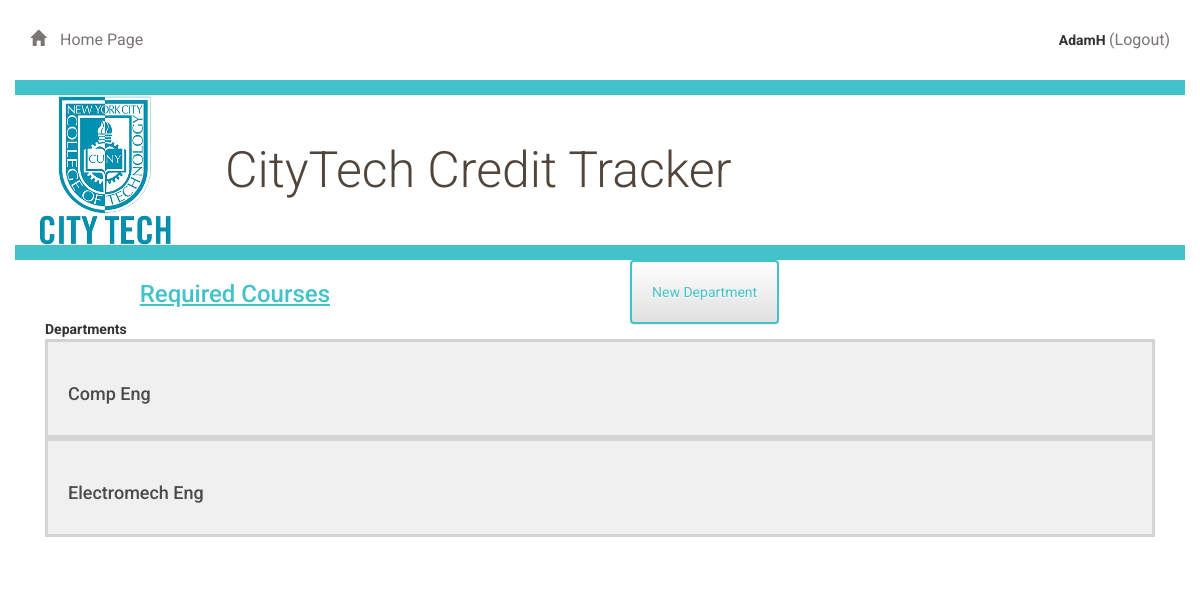
Screenshot of /depts (signed in) with the database file from the repository.
### app/models.py (models this page shows, shortened)
class User(UserMixin, db.Model):
    __tablename__ = 'user'
    id = db.Column(db.Integer, primary_key=True)
    first_name = db.Column(db.String(64))
    middle_name = db.Column(db.String(64))
    last_name = db.Column(db.String(120))
    email = db.Column(db.String(120), index=True, unique=True)
    username = db.Column(db.String(64), index=True, unique=True)
    password_hash = db.Column(db.String(128))
    role_id = db.Column(db.Integer, db.ForeignKey('role.id'))
    advisor_id = db.Column(db.Integer, db.ForeignKey('user.id'))  # Advisor ID
    advisees = db.relationship('User', backref=db.backref('advisor', remote_side=[id]))

class Departments(UserMixin, db.Model):
    id = db.Column(db.Integer, primary_key=True)
    code = db.Column(db.String(8), nullable=False)
    name = db.Column(db.String(50), nullable=False)
    progs = db.relationship('Programs', backref='dept')
    course_depts = db.relationship('Courses', backref='dept')

### app/routes.py (the view)
@app.route('/depts')
@login_required
def deptDashboard():
    courses = Courses.query.all()
    depts = Departments.query.all()
    pros = Programs.query.all()
    return render_template('departments_dashboard.html', courses = courses, depts = depts)

### app/models.py (called while the page is built)
@login.user_loader
def load_user(id):
    return User.query.get(int(id))

### app/templates/departments_dashboard.html (shortened to what this page needs)
{% extends "base.html" %}
{% block content %}
{% include "header.html" %}
<div class="container">
	<div class="col-md-6"><section class=""><h2>Required Courses</h2></section></div>
	<div class="col-md-6">
		<a href="{{ url_for('createDeptForm') }}" >
			<button class="btn btn-default button-dept">
				  New Department
			</button>
		</a>
	</div>
</div>
<div class="col-md-12">
			Departments
				{% for dept in depts %}
					<a href = "{{ url_for('deptDetail', dept_id = dept.id)}}">
						<div class="movies-list">
							<h3>{{dept.name}}</h3>
							</div>
					</a>
				{% endfor %}
	</div>
{% endblock %}

### app/templates/header.html (shortened to what this page needs)
<div class="row top-menu">
	<div class="col-md-6">
		<a href="{{url_for('creditDashboard')}}">
			<span class="glyphicon glyphicon-home" aria-hidden="true"></span> Home Page
		</a>
	</div>
	<div class="col-md-6">
		<div class="login">
			{% if current_user.is_anonymous %}
			<a href="{{url_for('login')}}" >
			  <span class="glyphicons glyphicons-parents" aria-hidden="true" ></span> Login
			</a>
			|
			<a href="{{url_for('userSignup')}}" >
			  <span class="glyphicons glyphicons-parents" aria-hidden="true" ></span> Signup
			</a>
			{% else %}
				<span>
						{{current_user.username}}
				</span>
			  <a href="{{url_for('logout')}}" >
			     (Logout)
			  </a>
			{% endif %}
		</div>
	</div>
</div>
<div>
	<div class="row divider blue">
		<div class="col-md-12"></div>
	</div>
	<div class="row banner main">
		<div class="col-md-2"><img src="/static/citytech_logo.png" alt="CityTech Logo" height='150px'></div>
		<div class="col-md-10">
			<h1>CityTech Credit Tracker</h1>
		</div>
	</div>
	<div class="row divider blue">
		<div class="col-md-12"></div>
	</div>
</div>

### app/static/styles.css (style rules this page uses)
* { font-family: "Helvetica Neue Bold", Roboto, Helvetica, Arial, sans-serif; font-weight: 700; }
h1 { font-family: "Helvetica Neue Light", Roboto, Helvetica, Arial, sans-serif; font-size: 50px; color: #51453B; line-height: 60px; font-weight: 300; }
h2 { font-size: 24px; color: #42C3C9; line-height: 29px; text-decoration: underline; }
h3 { font-size: 18px; color: #4A4A4A; line-height: 23px; }
a { font-size: 14px; color: #0093B9; line-height: 17px; }
section { float: right; margin: 0 1.5%; margin-right: 50%; }
.btn { padding: 20px; margin: 0; border-color: #42C3C9; border-width: 2px; color: #42C3C9;; }
.glyphicon { margin-right: 10px; }
.top-menu { padding-top: 30px; padding-bottom: 30px; }
.top-menu a { margin-bottom: 0; line-height: 16px; font-size: 16px; color: #7B7573; font-weight: 400; }
.divider { height: 15px; }
.divider.blue { background-color: #42C3C9; }
.banner.main { height: 150px; background-position: right; background-repeat: no-repeat; background-size: cover; }
.banner h1 { margin: 45px 0; }
.login { position: relative; float: right; margin-right: 0; }
.movies-list { background-color: #F0F0F0; padding: 20px; border-style: solid; border-color: #D3D3D3; }
.button-dept { position: absolute; float: right; }

### rows the page displays
User: username "AdamH"
Departments: name "Comp Eng"
Departments: name "Electromech Eng"
